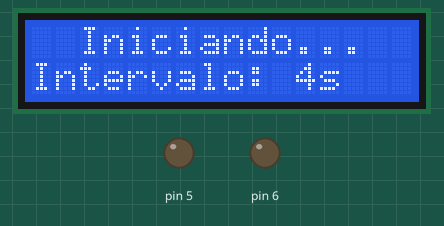
Bench run of a sketch on a simulated Arduino Uno, built with avr-gcc and run on an emulated ATmega328P. Shown: 16×2 character LCD, output pins drawn as LEDs (lit = HIGH).

Above: at 0.1 s.
At 5.2 s:
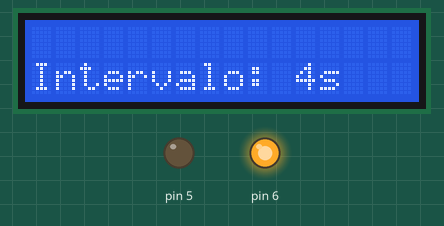
At 9.2 s:
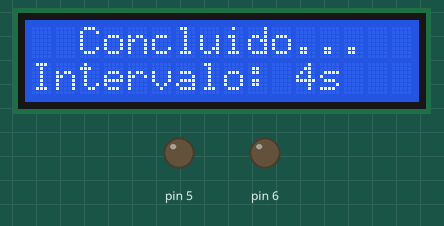
Timing chart, 0 to 10.7 s (numbered marks = the images above):
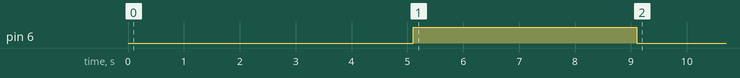

Measured:
- what the display in image 1 shows lasts 4.0 s, from 5.1 s to 9.1 s

The sketch:

carrinho1.ino
```cpp
#include <Wire.h>
#include <LiquidCrystal_I2C.h>

class DCMotor {
  int spd = 255, pin1, pin2;

public:
  void Pinout(int in1, int in2) {
    pin1 = in1;
    pin2 = in2;
    pinMode(pin1, OUTPUT);
    pinMode(pin2, OUTPUT);
  }

  void Speed(int vel) {
    spd = vel;
  }

  void Forward() {
    analogWrite(pin1, spd);
    digitalWrite(pin2, LOW);
  }

  void Backward() {
    digitalWrite(pin1, LOW);
    analogWrite(pin2, spd);
  }

  void Stop() {
    digitalWrite(pin1, LOW);
    digitalWrite(pin2, LOW);
  }
};

DCMotor Motor1;
LiquidCrystal_I2C lcd(0x27, 16, 2);

unsigned long tempoMotorMs = 4000; // Tempo que o motor ficará ligado (em milissegundos)

void setup() {
  lcd.init();
  lcd.backlight();

  // Mensagem inicial e delay de 5 segundos
  lcd.setCursor(2, 0);
  lcd.print("Iniciando... ");
  lcd.setCursor(0, 1);
  lcd.print("Intervalo: ");
  lcd.print(tempoMotorMs / 1000);
  lcd.print("s");
  delay(5000); // Caso queira mudar o tempo de delay para iniciar o movimento do carrinho (em milissegundos)

  // Mensagem de tempo de funcionamento
  lcd.clear();
  lcd.setCursor(0, 1);
  lcd.print("Intervalo: ");
  lcd.print(tempoMotorMs / 1000);
  lcd.print("s");

  // Controle do motor
  Motor1.Pinout(5, 6);
  Motor1.Speed(255);
  Motor1.Backward();
  delay(tempoMotorMs);
  Motor1.Stop();

  // Mensagem de conclusão
  lcd.clear();
  lcd.setCursor(2, 0);
  lcd.print("Concluido...");
  lcd.setCursor(0, 1);
  lcd.print("Intervalo: ");
  lcd.print(tempoMotorMs / 1000);
  lcd.print("s");
}

void loop() {
}
```
